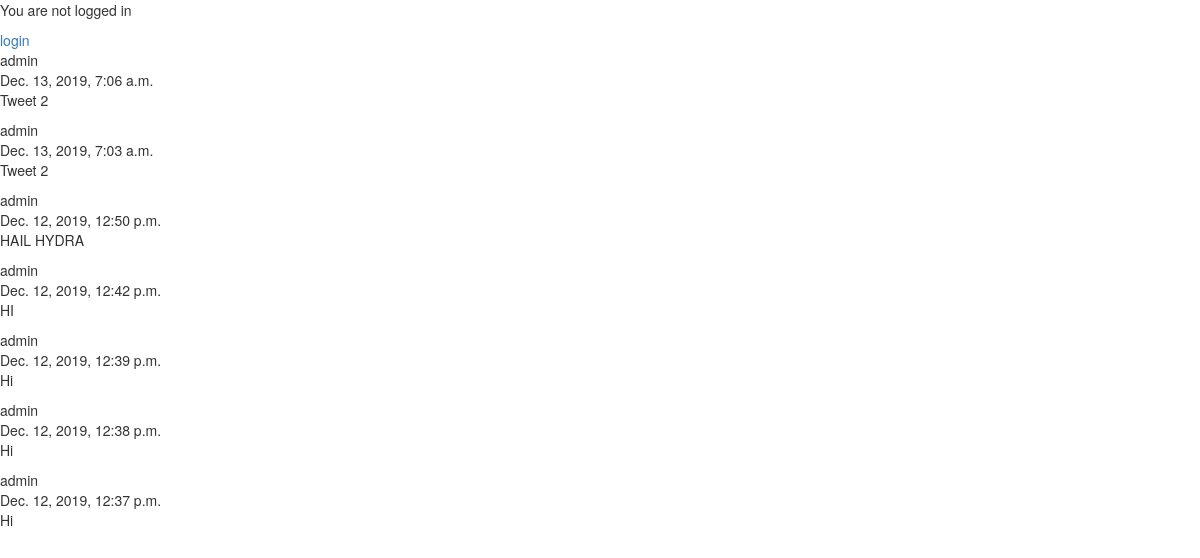
The page /twitter/tweet/user/1/ on the database its author committed.
### twitter/models.py (models this page shows, shortened)
class Tweet(models.Model):
    created_at = models.DateTimeField(auto_now_add=True)
    text = models.TextField()
    author = models.ForeignKey(User, on_delete=models.CASCADE)

### twitter/views.py (the view)
# urls.py: path('tweet/user/<int:pk>/', views.user_profile, name='user_profile'),
def user_profile(request, pk):
    tweets = Tweet.objects.filter(created_at__lte=timezone.now(), author__id=pk).order_by('-created_at')
    return render(request, 'user_profile.html', {'tweets': tweets,
                                                 'pk': pk})

### twitter/templates/user_profile.html (shortened to what this page needs)
{% extends 'base.html' %}
{% block content %}
    {% if user.is_authenticated %}
        Hi {{ user.username }}!
        <a href="{% url 'tweet_new' %}" class="top-menu"><span class="glyphicon glyphicon-plus"></span></a>
        <p><a href="{% url 'logout' %}">logout</a></p>
        {% if user.id !=  pk %}
            <button id="button_follow">Follow</button>
        {% endif %}
    {% else %}
        <p>You are not logged in</p>
        <a href="{% url 'login' %}">login</a>
    {% endif %}
    {% for tweet in tweets %}
        <div class="tweet">
            <div>
                {{ tweet.author }}
            </div>
            <div class="date">
                {{ tweet.created_at }}
            </div>
            <p>{{ tweet.text|linebreaksbr }}</p>
        </div>
    {% endfor %}
{% endblock %}

### twitter/templates/base.html (shortened to what this page needs)
<!DOCTYPE html>
<html>
<head>
    <link rel="stylesheet" href="//maxcdn.bootstrapcdn.com/bootstrap/3.2.0/css/bootstrap.min.css">
    <link rel="stylesheet" href="//maxcdn.bootstrapcdn.com/bootstrap/3.2.0/css/bootstrap-theme.min.css">
</head>
<body>
<main>
    {% block content %}
    {% endblock %}
</main>
</body>
</html>

### rows shown on the page
Tweet: author "admin", created_at "Dec. 13, 2019, 7:06 a.m.", text "Tweet 2"
Tweet: author "admin", created_at "Dec. 13, 2019, 7:03 a.m.", text "Tweet 2"
Tweet: author "admin", created_at "Dec. 12, 2019, 12:50 p.m.", text "HAIL HYDRA"
Tweet: author "admin", created_at "Dec. 12, 2019, 12:42 p.m.", text "HI"
Tweet: author "admin", created_at "Dec. 12, 2019, 12:39 p.m.", text "Hi"
Tweet: author "admin", created_at "Dec. 12, 2019, 12:38 p.m.", text "Hi"
Tweet: author "admin", created_at "Dec. 12, 2019, 12:37 p.m.", text "Hi"
